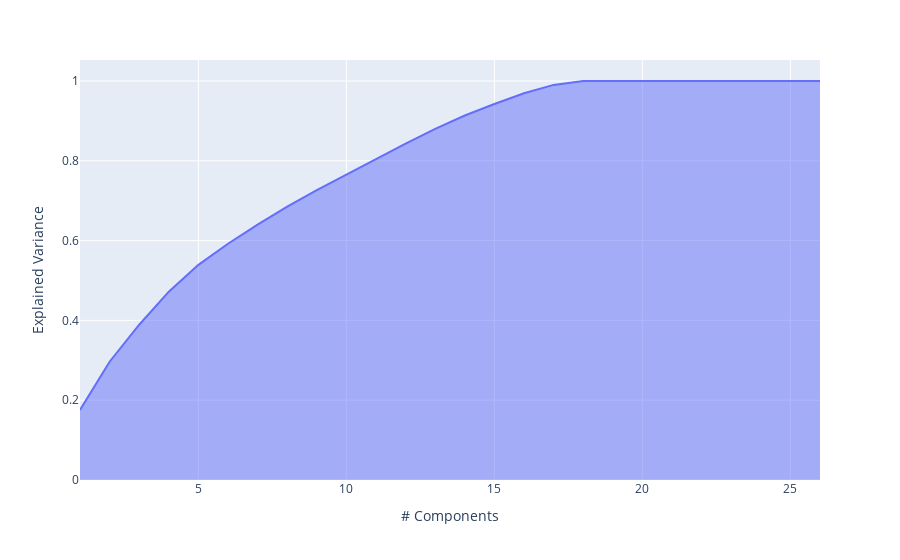

Here is the notebook cell this chart was saved with:
### Markdown cell above
There is also a graphical way to determine the number of principal components in your analysis. It is to plot the explained variance as a function of the number of dimensions. There will usually be an elbow in the curve, where the explained variance stops growing fast. That point is usually the optimal point for the number of principal components.

### Code cell
px.area(
    x=range(1, cumsum.shape[0] + 1),
    y=cumsum,
    labels={"x": "# Components", "y": "Explained Variance"}
)

### Figure 1 — Plotly figure (JSON) as saved in the notebook; plotly's stock layout.template omitted (floating-point values rounded to 4 significant figures)
{"data": [{"fillpattern": {"shape": ""}, "hovertemplate": "# Components=%{x}<br>Explained Variance=%{y}<extra></extra>", "legendgroup": "", "line": {"color": "#636efa"}, "marker": {"symbol": "circle"}, "mode": "lines", "name": "", "orientation": "v", "showlegend": false, "stackgroup": "1", "type": "scatter", "x": [1, 2, 3, 4, 5, 6, 7, 8, 9, 10, 11, 12, 13, 14, 15, 16, 17, 18, 19, 20, 21, 22, 23, 24, 25, 26], "xaxis": "x", "y": [0.1754, 0.2965, 0.3891, 0.4719, 0.5393, 0.592, 0.6402, 0.6852, 0.7264, 0.7659, 0.8045, 0.8429, 0.8798, 0.9136, 0.9425, 0.9694, 0.9902, 0.9999, 1.0, 1.0, 1.0, 1.0, 1.0, 1.0, 1.0, 1.0], "yaxis": "y"}], "layout": {"legend": {"tracegroupgap": 0}, "margin": {"t": 60}, "xaxis": {"anchor": "y", "domain": [0, 1], "title": {"text": "# Components"}}, "yaxis": {"anchor": "x", "domain": [0, 1], "title": {"text": "Explained Variance"}}}}
